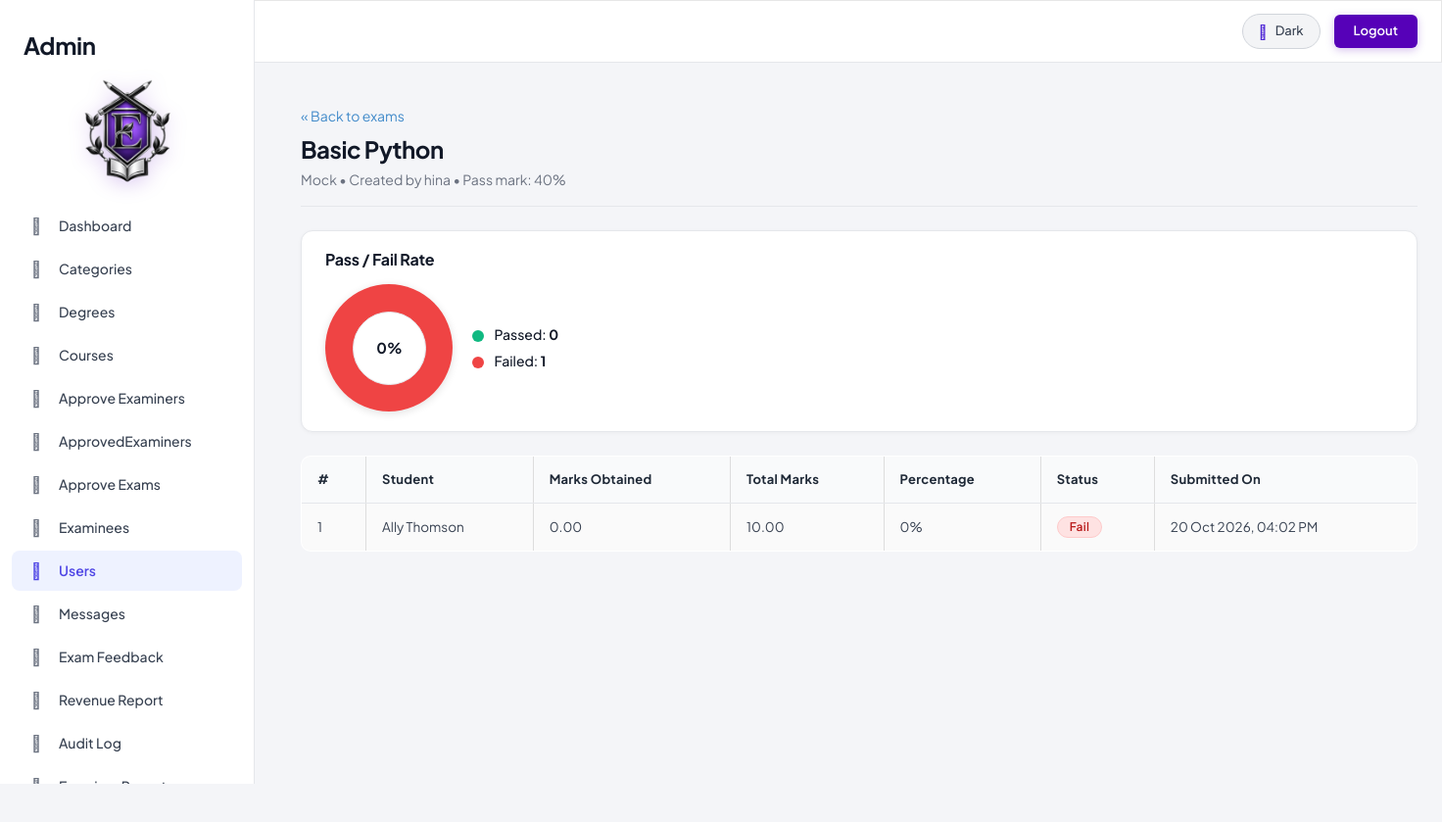
The app's page /admin/exam_students.php?exam_id=31 (signed in) with its own data.
### tables this page shows
CREATE TABLE IF NOT EXISTS `exams` (
  `id` int NOT NULL AUTO_INCREMENT,
  `title` varchar(150) NOT NULL,
  `description` text,
  `image` varchar(255) DEFAULT NULL,
  `course_id` int NOT NULL,
  `category` varchar(50) DEFAULT 'Certification',
  `exam_type` varchar(50) NOT NULL DEFAULT 'hybrid',
  `duration_minutes` int NOT NULL,
  `price` decimal(10,2) DEFAULT '0.00',
  `total_marks` decimal(8,2) NOT NULL DEFAULT '0.00',
  `passing_percentage` decimal(5,2) NOT NULL DEFAULT '50.00',
  `created_by` int DEFAULT NULL,
  `created_at` timestamp NOT NULL DEFAULT CURRENT_TIMESTAMP,
  `registration_deadline` datetime DEFAULT NULL,
  `exam_start_datetime` datetime DEFAULT NULL,
  `status` varchar(20) NOT NULL DEFAULT 'draft',
  `submitted_at` datetime DEFAULT NULL,
  `reviewed_at` datetime DEFAULT NULL,
  `rejection_reason` text,
  PRIMARY KEY (`id`)
);

CREATE TABLE IF NOT EXISTS `examiners` (
  `id` int NOT NULL AUTO_INCREMENT,
  `name` varchar(100) NOT NULL,
  `email` varchar(100) NOT NULL,
  `password` varchar(255) NOT NULL,
  `status` enum('pending','approved','rejected') DEFAULT 'pending',
  `created_at` timestamp NOT NULL DEFAULT CURRENT_TIMESTAMP,
  `account_status` enum('active','disabled') DEFAULT 'active',
  `category_id` int DEFAULT NULL,
  `phone` varchar(15) DEFAULT NULL,
  `profile_photo` varchar(255) DEFAULT NULL,
  PRIMARY KEY (`id`),
  UNIQUE KEY `email` (`email`),
  KEY `fk_examiner_category` (`category_id`)
);

CREATE TABLE IF NOT EXISTS `exam_results` (
  `id` int NOT NULL AUTO_INCREMENT,
  `student_id` int NOT NULL,
  `exam_id` int NOT NULL,
  `score` int NOT NULL,
  `total_marks` decimal(6,2) NOT NULL DEFAULT '0.00',
  `marks_obtained` decimal(6,2) NOT NULL DEFAULT '0.00',
  `grading_status` enum('completed','pending_review') NOT NULL DEFAULT 'completed',
  `evaluated_at` datetime DEFAULT NULL,
  `evaluated_by` int DEFAULT NULL,
  `total_questions` int NOT NULL,
  `submitted_at` datetime DEFAULT CURRENT_TIMESTAMP,
  PRIMARY KEY (`id`)
);

CREATE TABLE IF NOT EXISTS `examinees` (
  `id` int NOT NULL AUTO_INCREMENT,
  `name` varchar(100) NOT NULL,
  `email` varchar(100) NOT NULL,
  `password` varchar(255) NOT NULL,
  `status` enum('active','disabled') DEFAULT 'active',
  `created_at` timestamp NOT NULL DEFAULT CURRENT_TIMESTAMP,
  `phone` varchar(15) DEFAULT NULL,
  `profile_photo` varchar(255) DEFAULT NULL,
  PRIMARY KEY (`id`),
  UNIQUE KEY `email` (`email`),
  UNIQUE KEY `uq_examinee_email` (`email`)
);

### classes/DataAccess.class.php (called while the page is built, shortened)
<?php
class DataAccess
{
	private $_con,$_query,$_errors;
	public function __construct()
	{
		if(!$this->_con=mysqli_connect(DB_HOST,DB_USER,DB_PASSWORD,DB_NAME))
		{
			die("connection Error");
		}
	}
	public function query($query)
	{
		if(isset($query))
		{
			$trimmed = trim($query);
			$words = explode(' ', $trimmed);
			$first_word = strtolower($words[0]);
			$this->_query = $query;
			$res = mysqli_query($this->_con, $this->_query);
			if($first_word == 'select' || $first_word == 'show' || $first_word == 'describe')
			{
				if($res && is_object($res) && mysqli_num_rows($res))
				{
					$dataArr = array();
					while($row = mysqli_fetch_assoc($res))
					{
						$dataArr[] = $row;
					}
					return $dataArr;
				}
				else
				{
					return false;
				}
			}
			else
			{
				return (bool)$res;
			}
		}
		return false;
	}
}
?>

### admin/exam_students.php (the view, shortened to what this page needs)
<?php
require('../config/autoload.php');
require_once('report_helpers.php');
$dao = new DataAccess();
$exam_id = isset($_GET['exam_id']) ? (int)$_GET['exam_id'] : 0;
$found = $dao->query(
    "SELECT e.id, e.title, e.category, e.total_marks, e.created_by, ex.name AS examiner_name
     FROM exams e
     LEFT JOIN examiners ex ON ex.id = e.created_by
     WHERE e.id = " . $exam_id
);
$exam = $found[0];
$results = $dao->query(
    "SELECT r.student_id, r.marks_obtained, r.total_marks, r.grading_status, r.submitted_at, s.name AS student_name
     FROM exam_results r
     LEFT JOIN examinees s ON s.id = r.student_id
     WHERE r.exam_id = " . $exam_id . "
     ORDER BY r.marks_obtained DESC, s.name"
);
$pass = 0;
$fail = 0;
$pending = 0;
foreach ($results as $k => $r) {
    $results[$k]['status'] = rp_status($r);
    if ($results[$k]['status'] === 'Pass') { $pass++; }
    elseif ($results[$k]['status'] === 'Fail') { $fail++; }
    else { $pending++; }
}
$back = !empty($exam['created_by']) ? 'examiner_exams.php?examiner_id=' . (int)$exam['created_by'] : 'examiner_report.php';
include('header.php');
?>
<div class="container" style="margin-top:20px;">
    <p><a href="<?= rp_h($back); ?>">&laquo; Back to exams</a></p>
    <h2><?= rp_h($exam['title']); ?></h2>
    <p class="text-muted">
        <?= rp_h($exam['category']); ?> &bull;
        Created by <?= rp_h($exam['examiner_name'] ?: 'Unknown'); ?> &bull;
        Pass mark: <?= (int)PASS_PERCENT; ?>%
    </p>
    <hr>
    <div class="rp-card">
        <h4>Pass / Fail Rate</h4>
        <?= rp_donut($pass, $fail, 130); ?>
    </div>
    <div class="table-responsive">
        <table class="table table-bordered table-striped table-hover">
            <thead>
                <tr>
                    <th>#</th>
                    <th>Student</th>
                    <th>Marks Obtained</th>
                    <th>Total Marks</th>
                    <th>Percentage</th>
                    <th>Status</th>
                    <th>Submitted On</th>
                </tr>
            </thead>
            <tbody>
            <?php if (!empty($results)) { $i = 1; foreach ($results as $r) {
                $tm = (float)$r['total_marks'];
                $pct = $tm > 0 ? round(((float)$r['marks_obtained'] / $tm) * 100, 1) . '%' : '&mdash;';
                ?>
                <tr>
                    <td><?= $i++; ?></td>
                    <td><?= rp_h($r['student_name'] ?: ('Student #' . (int)$r['student_id'])); ?></td>
                    <td><?= rp_h(number_format((float)$r['marks_obtained'], 2)); ?></td>
                    <td><?= rp_h(number_format($tm, 2)); ?></td>
                    <td><?= $pct; ?></td>
                    <td><?= rp_badge($r['status']); ?></td>
                    <td><?= !empty($r['submitted_at']) ? rp_h(date('d M Y, h:i A', strtotime($r['submitted_at']))) : '&mdash;'; ?></td>
                </tr>
            <?php } } else { ?>
                <tr><td colspan="7" class="text-center">No student has written this exam yet.</td></tr>
            <?php } ?>
            </tbody>
        </table>
    </div>
</div>
<?php include('footer.php'); ?>

### admin/report_helpers.php (shortened to what this page needs)
<?php
function rp_h($value)
{
    return htmlspecialchars((string)$value, ENT_QUOTES, 'UTF-8');
}
function rp_status($row)
{
    $total = (float)$row['total_marks'];
    return (((float)$row['marks_obtained'] / $total) * 100 >= PASS_PERCENT) ? 'Pass' : 'Fail';
}
function rp_badge($status)
{
    $map = array('Pass' => 'label-success', 'Fail' => 'label-danger', 'Pending' => 'label-warning');
    $text = ($status === 'Pending') ? 'Pending review' : $status;
    return '<span class="label ' . (isset($map[$status]) ? $map[$status] : 'label-default') . '">' . rp_h($text) . '</span>';
}
function rp_rate($pass, $total)
{
    return $total > 0 ? round(($pass / $total) * 100, 1) : 0;
}
function rp_donut($pass, $fail, $size = 130)
{
    $pass = (int)$pass;
    $fail = (int)$fail;
    $total = $pass + $fail;
    $hole = (int)round($size * 0.58);
    $offset = (int)round(($size - $hole) / 2);
    if ($total > 0) {
        $deg = round(($pass / $total) * 360, 2);
        $bg = "conic-gradient(#10b981 0deg {$deg}deg, #ef4444 {$deg}deg 360deg)";
        $center = rp_rate($pass, $total) . '%';
    } else {
        $bg = 'var(--donut-empty-bg, #cbd5e1)';
        $center = 'N/A';
    }
    $html  = '<div class="rp-donut-wrap">';
    $html .= '<div class="rp-donut" style="width:' . $size . 'px;height:' . $size . 'px;background:' . $bg . ';">';
    $html .= '<div class="rp-donut-hole" style="width:' . $hole . 'px;height:' . $hole . 'px;top:' . $offset . 'px;left:' . $offset . 'px;">' . $center . '</div>';
    $html .= '</div>';
    $html .= '<div class="rp-legend">';
    $html .= '<div><span class="rp-dot" style="background:#10b981"></span> Passed: <strong>' . $pass . '</strong></div>';
    $html .= '<div><span class="rp-dot" style="background:#ef4444"></span> Failed: <strong>' . $fail . '</strong></div>';
    $html .= '</div></div>';
    return $html;
}

### admin/assets/css/custom.css (style rules this page uses)
:root { color-scheme: light; --bg-body: #f4f5f8; --bg-page-wrapper: #f4f5f8; --bg-page-inner: #ffffff; --page-inner-border: rgba(0, 0, 0, 0.06); --bg-navbar: #ffffff; --border-navbar: #e5e7eb; --text-navbar: #111827; --bg-sidebar: #ffffff; --border-sidebar: #e5e7eb; --sidebar-brand-text: #111827; --text-sidebar-link: #374151; --text-sidebar-icon: #6b7280; --bg-sidebar-hover: #f3f4f6; --text-sidebar-hover: #111827; --bg-active-menu: #eef2ff; --text-active-menu: #4f46e5; --border-active-menu: #4f46e5; --heading-dashboard: #111827; --text-primary: #111827; --text-secondary: #4b5563; --text-muted: #6b7280; --hr-color: #e5e7eb; --card-body-bg: #ffffff; --card-shadow: 0 1px 3px rgba(0, 0, 0, 0.05); --card-number-color: #111827; --card-courses-border: #bfdbfe; --card-courses-head-bg: #dbeafe; --card-courses-head-text: #1e40af; --card-examiners-border: #bbf7d0; --card-examiners-head-bg: #dcfce7; --card-examiners-head-text: #15803d; --card-pending-border: #fde68a; --card-pending-head-bg: #fef3c7; --card-pending-head-text: #b45309; --card-examinees-border: #bae6fd; --card-examinees-head-bg: #e0f2fe; --card-examinees-head-text: #0369a1; --card-exams-border: #e4e4e7; --card-exams-head-bg: #f4f4f5; --card-exams-head-text: #3f3f46; --panel-default-bg: #ffffff; --panel-default-border: #e5e7eb; --panel-default-head-bg: #f9fafb; --panel-default-head-text: #111827; --table-bg: #ffffff; --table-border: #e5e7eb; --table-th-bg: #f9fafb; --table-th-text: #1f2937; --table-td-text: #374151; --table-row-hover: #f9fafb; --table-striped-bg: #fafafa; --input-bg: #ffffff; --input-border: #d1d5db; --input-text: #111827; --input-focus-border: #6366f1; --input-focus-glow: rgba(99, 102, 241, 0.2); --card-bg: #ffffff; --card-text: #111827; --table-border-color: #e5e7eb; --btn-default-bg: #ffffff; --btn-default-border: #d1d5db; --btn-default-color: #374151; --btn-toggle-bg: #f3f4f6; --btn-toggle-border: #d1d5db; --btn-toggle-color: #374151; --btn-toggle-hover-bg: #e5e7eb; --donut-empty-bg: #e2e8f0; --badge-success-bg: #dcfce7; --badge-success-text: #15803d; --badge-success-border: #bbf7d0; --badge-info-bg: #e0f2fe; --badge-info-text: #0369a1; --badge-info-border: #bae6fd; --badge-warning-bg: #fef3c7; --badge-warning-text: #b45309; --badge-warning-border: #fde68a; --badge-danger-bg: #fee2e2; --badge-danger-text: #b91c1c; --badge-danger-border: #fecaca; --badge-default-bg: #f1f5f9; --badge-default-text: #475569; --badge-default-border: #e2e8f0; }
*, html, body, button, input, select, textarea, .panel, .table, h1, h2, h3, h4, h5, h6 { font-family: 'Plus Jakarta Sans', 'Inter', -apple-system, BlinkMacSystemFont, 'Segoe UI', Roboto, sans-serif !important; }
body { background-color: var(--bg-body); color: var(--text-primary); margin: 0; padding: 0; -webkit-font-smoothing: antialiased; -moz-osx-font-smoothing: grayscale; text-rendering: optimizeLegibility; font-size: 14px; line-height: 1.5; transition: background-color 0.25s ease, color 0.25s ease; }
h1, h2, h3, h4, h5, h6 { color: var(--text-primary); font-weight: 700; letter-spacing: -0.02em; transition: color 0.25s ease; }
h2 { font-size: 24px; margin-top: 10px; margin-bottom: 8px; }
hr { border-top: 1px solid var(--hr-color); margin-top: 16px; margin-bottom: 24px; }
p.text-muted, .text-muted { color: var(--text-muted) !important; }
.table { background-color: var(--table-bg); border: 1px solid var(--table-border); border-radius: 10px; overflow: hidden; color: var(--table-td-text); transition: background-color 0.25s ease, border-color 0.25s ease; }
.table > thead > tr > th { background-color: var(--table-th-bg); color: var(--table-th-text); border-bottom: 1px solid var(--table-border); font-weight: 700; font-size: 13px; letter-spacing: 0.02em; padding: 14px 16px; }
.table > tbody > tr > td { border-top: 1px solid var(--table-border); color: var(--table-td-text); padding: 13px 16px; vertical-align: middle; font-size: 13.5px; }
.table-striped > tbody > tr:nth-of-type(odd) { background-color: var(--table-striped-bg); }
.label { border-radius: 20px !important; font-size: 12px !important; font-weight: 600 !important; padding: 4px 12px !important; display: inline-flex !important; align-items: center !important; gap: 5px; letter-spacing: 0.02em; text-shadow: none !important; transition: all 0.2s ease; }
.label-danger { background-color: var(--badge-danger-bg) !important; color: var(--badge-danger-text) !important; border: 1px solid var(--badge-danger-border) !important; }

### records on screen
exams: title "Basic Python", category "Mock", examiners.name "hina"
exam_results: examinees.name "Ally Thomson", marks_obtained "0.00", total_marks "10.00", pct "0%", submitted_at "20 Oct 2026, 04:02 PM"

### other values on screen
PASS_PERCENT "40"
$center "0%"
$pass "0"
$fail "1"
